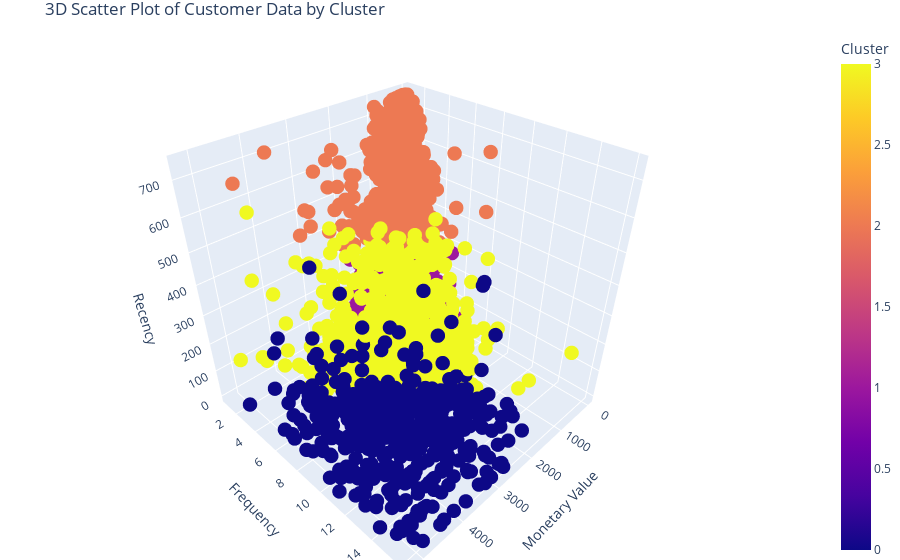

Source (notebook cell):
### Code cell
import plotly.express as px

cluster_colors = {
    0: '#1f77b4',  # Blue
    1: '#ff7f0e',  # Orange
    2: '#2ca02c',  # Green
    3: '#d62728'   # Red
}

fig = px.scatter_3d(
    non_outliers_df,
    x='MonetaryValue',
    y='Frequency',
    z='Recency',
    color='Cluster',  # Use cluster labels, not colors
    color_discrete_map=cluster_colors,
    title='3D Scatter Plot of Customer Data by Cluster',
    labels={'MonetaryValue': 'Monetary Value', 'Frequency': 'Frequency', 'Recency': 'Recency'},
    hover_name='Cluster',
    hover_data={'MonetaryValue': True, 'Frequency': True, 'Recency': True}
)

fig.update_traces(marker=dict(size=5))

fig.update_layout(
    scene=dict(
        xaxis_title='Monetary Value',
        yaxis_title='Frequency',
        zaxis_title='Recency'
    ),
    margin=dict(l=0, r=0, b=0, t=30),
    showlegend=True
)

fig.show()

### Figure 1 — Plotly figure (JSON) as saved in the notebook; plotly's stock layout.template omitted (floating-point values rounded to 4 significant figures; data arrays with more than 128 entries replaced by an {"elided": "..."} marker saying what was removed)
{"data": [{"hovertemplate": "<b>%{hovertext}</b><br><br>Monetary Value=%{x}<br>Frequency=%{y}<br>Recency=%{z}<br>Cluster=%{marker.color}<extra></extra>", "hovertext": {"elided": "5167 int values"}, "legendgroup": "", "marker": {"color": {"elided": "5167 int values"}, "coloraxis": "coloraxis", "size": 5, "symbol": "circle"}, "mode": "markers", "name": "", "scene": "scene", "showlegend": false, "type": "scatter3d", "x": {"elided": "5167 float values"}, "y": {"elided": "5167 int values"}, "z": {"elided": "5167 int values"}}], "layout": {"coloraxis": {"colorbar": {"title": {"text": "Cluster"}}, "colorscale": [[0, "#0d0887"], [0.1111, "#46039f"], [0.2222, "#7201a8"], [0.3333, "#9c179e"], [0.4444, "#bd3786"], [0.5556, "#d8576b"], [0.6667, "#ed7953"], [0.7778, "#fb9f3a"], [0.8889, "#fdca26"], [1, "#f0f921"]]}, "legend": {"tracegroupgap": 0}, "margin": {"b": 0, "l": 0, "r": 0, "t": 30}, "scene": {"domain": {"x": [0, 1], "y": [0, 1]}, "xaxis": {"title": {"text": "Monetary Value"}}, "yaxis": {"title": {"text": "Frequency"}}, "zaxis": {"title": {"text": "Recency"}}}, "showlegend": true, "title": {"text": "3D Scatter Plot of Customer Data by Cluster"}}}
